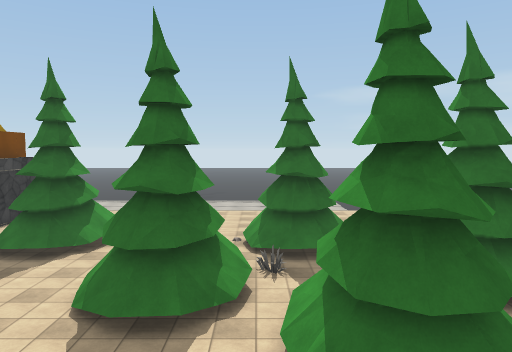
view 1 (above)

24 first-person views from a walk through a scene from a Unity 3-D project. The camera is 1.2 m above the floor, tilts 4° down and sees 70° across. The floor is counted in squares, 2 m on a side. Each view is taken from the middle of a square. On the plan, view 1 faces up. The plan holds only what a view shows up to about 10 squares ahead; the rest is blank. The place goes on beyond the plan. Door leaves are left out, so doorways stand open. Some surface patterns are stand-ins.

view 2
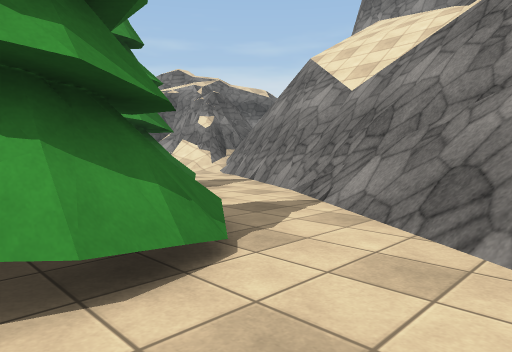

view 3
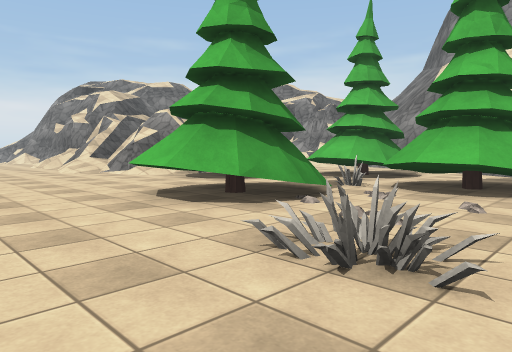

view 4
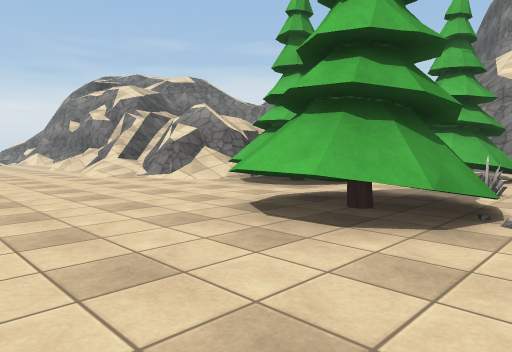

view 5
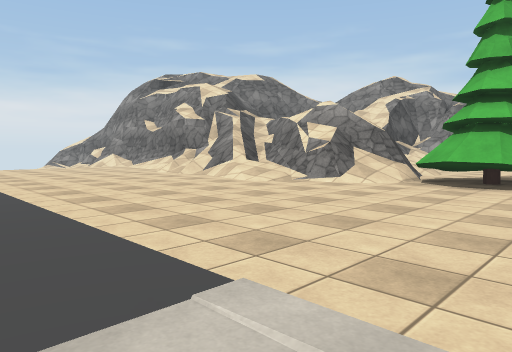

view 6
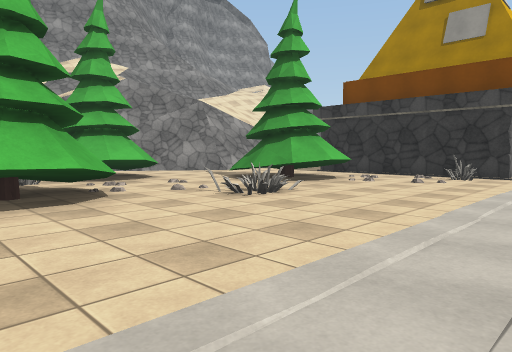

view 7
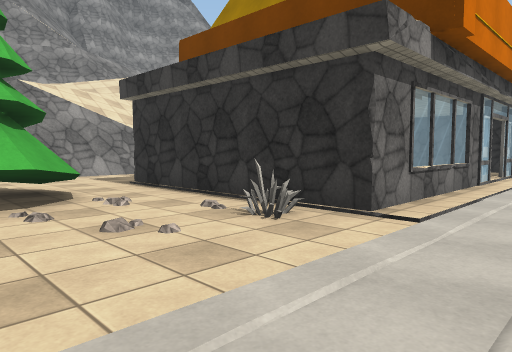

view 8
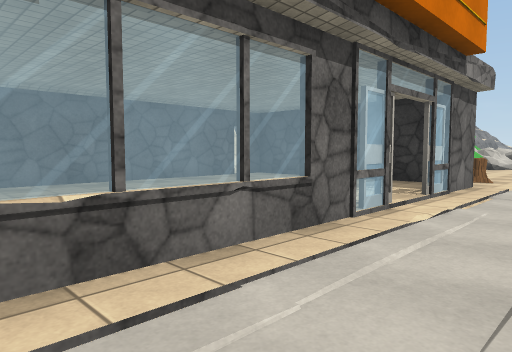

view 9
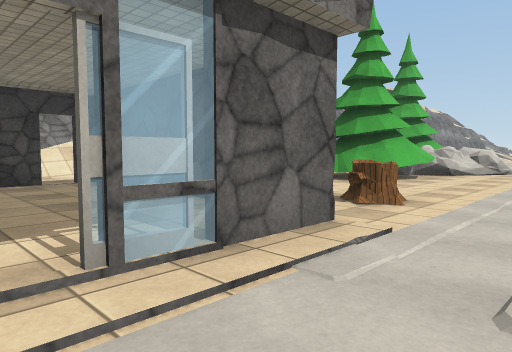

view 10
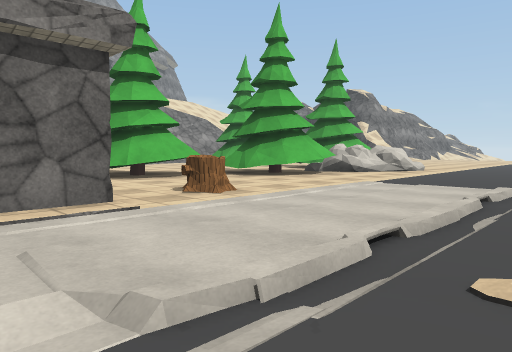

view 11
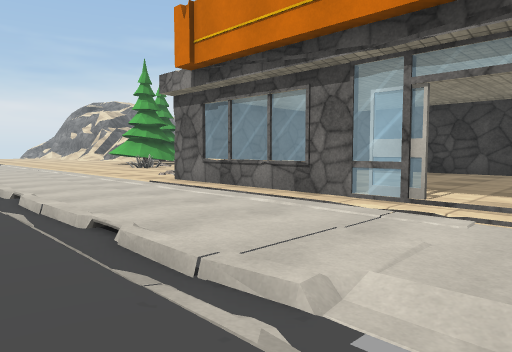

view 12
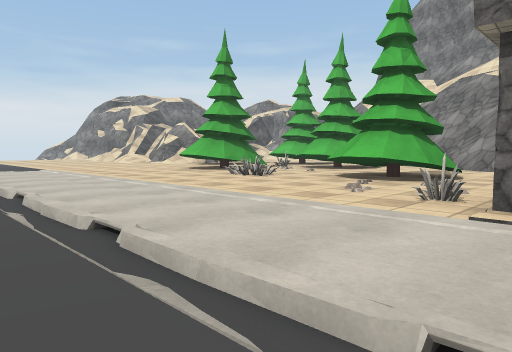

view 13
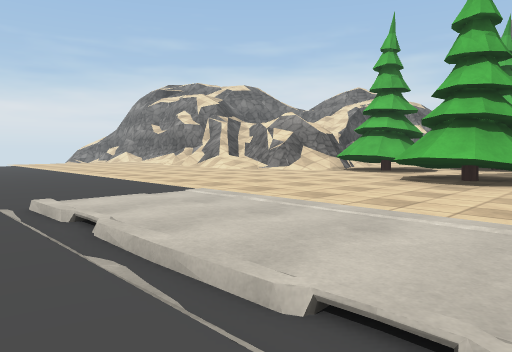

view 14
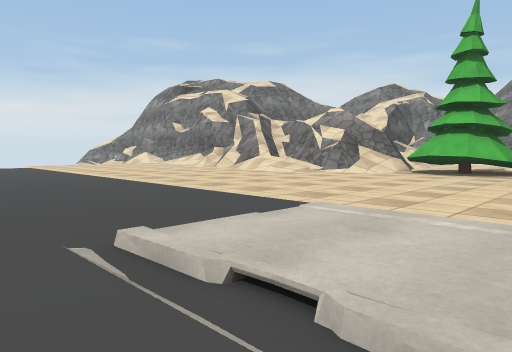

view 15
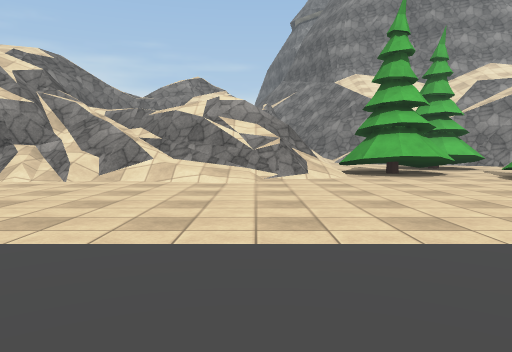

view 16
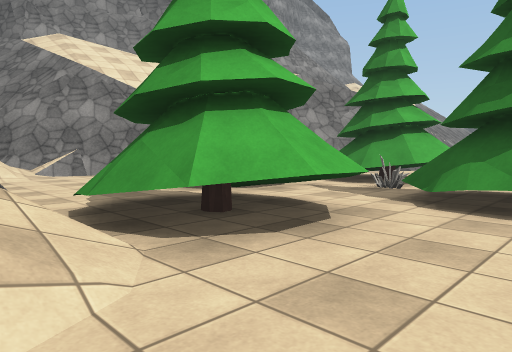

view 17
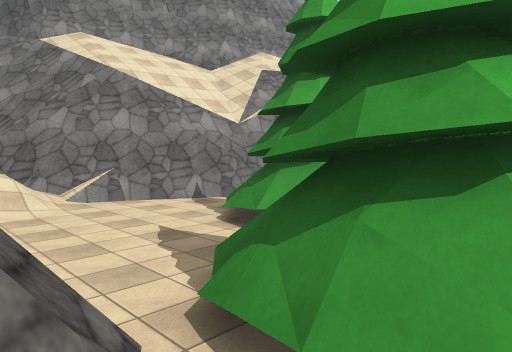

view 18
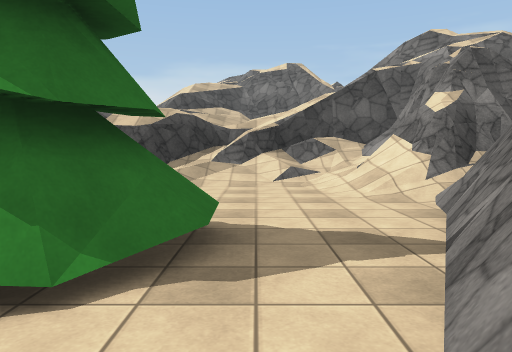

view 19
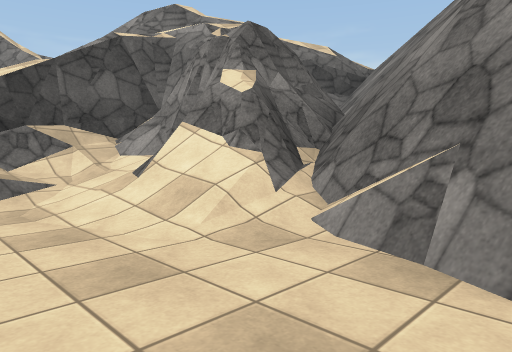

view 20
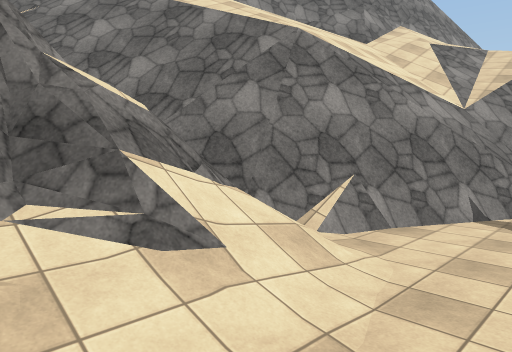

view 21
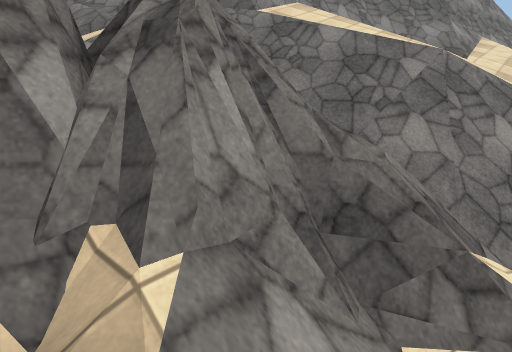

view 22
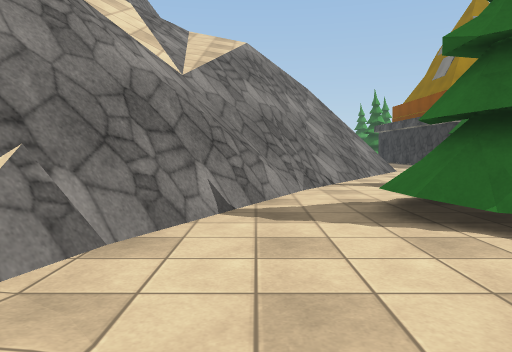

view 23
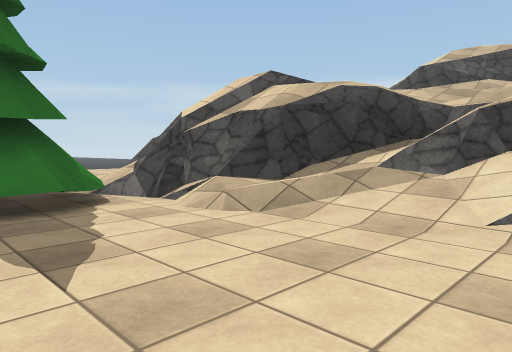

view 24
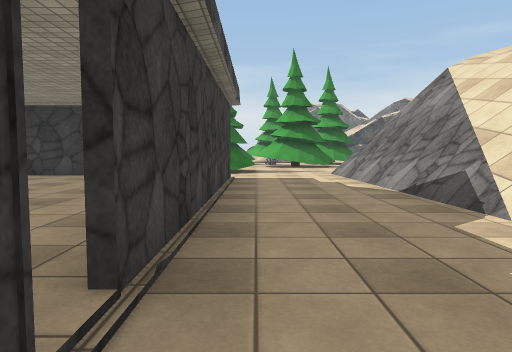

### Floor plan
Key: @ floor where view 1 was taken; # wall or solid block; x gap in a wall; . main floor; : floor 0.5 m higher than the main floor; + floor 0.75 m higher than the main floor; * floor 3.25 m higher than the main floor; % floor 4 m higher than the main floor; & floor 5.25 m higher than the main floor; / step, stairs or slope; D open door; = window, fence, low wall or low ledge; ^ raised ledge; v drop or lower ground; O other object.
Columns run from 24 left of view 1 to 10 right of it. Each row starts with its distance up from view 1.
 16         ....... ....   ......
 15    ..   ............    ..........
 14 .....       ..  .   .     .........
 13 ...................................
 12  O......O##:::=:##.................
 11  OO.O....#:::::::#.................
 10   OOOO...#:::::::#.O..O..O.........
  9     O OOO#:::::::#.OO...OOO........
  8       OOO#D#######.OO...OOO..../+//
  7       .O .D............OOO.OO//////
  6          .............OOO..OOO==##/
  5          //....===#...OO/OO/O.=#%==
  4              /#####//.//.OO/..=##
  3               ///v////...OO.../##x
  2                 /&/=###......../=*
  1                    /v###=#...../##
  0                    ////=@###/////#
 -1                    ///////###=####
 -2                     ///////v#=^##
 -3                      #=///////##=
 -4                      ^#//////// #
 -5                       ^##=/////
 -6                            #///#
 -7                             //
 -8                             ^==

Positions as (right, up) in squares from view 1, and headings:
1: (0, 0), facing up
2: (-4, 6), facing down-right
3: (-3, 12), facing down-right
4: (-1, 12), facing down-right
5: (2, 14), facing down-right
6: (2, 14), facing down-left
7: (-4, 14), facing down-left
8: (-8, 14), facing down-left
9: (-12, 14), facing down-left
10: (-13, 16), facing down-left
11: (-13, 16), facing down-right
12: (-8, 16), facing down-right
13: (-1, 16), facing down-right
14: (1, 16), facing down-right
15: (7, 15), facing down
16: (6, 9), facing down-left
17: (6, 7), facing down-left
18: (-1, 2), facing right
19: (2, 2), facing down-right
20: (7, 2), facing down-left
21: (8, 0), facing down-left
22: (5, 1), facing left
23: (3, 1), facing up-right
24: (-15, 7), facing right
